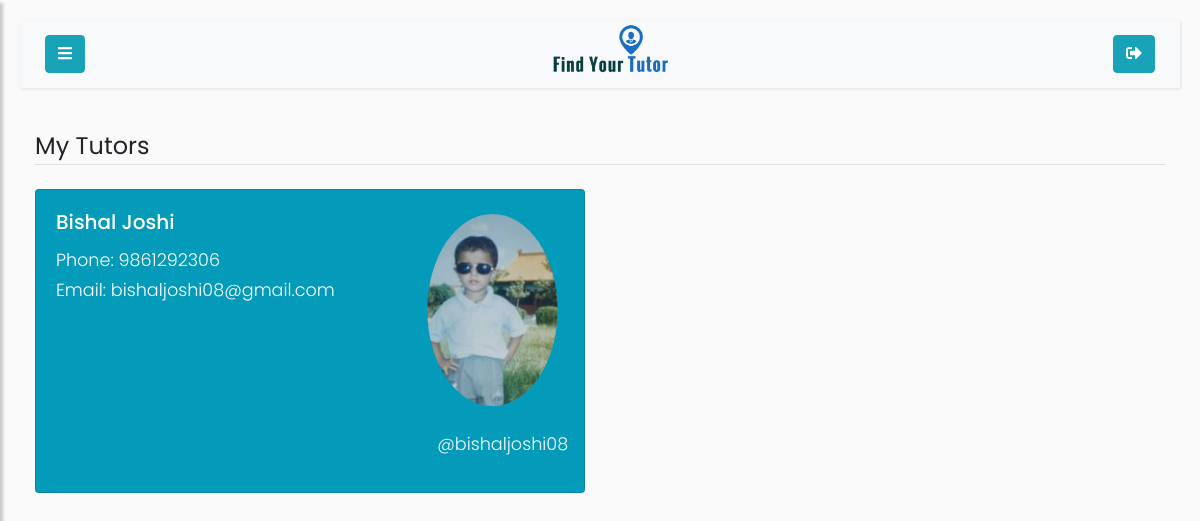
The page /student/my-tutors (signed in) on the database its author committed.
### app/models.py (models this page shows, shortened)
class User(UserMixin, db.Model):
    id = db.Column(db.Integer, primary_key=True)
    username = db.Column(db.String(64), index=True, unique=True)
    email = db.Column(db.String(64), index=True, unique=True)
    hash_password = db.Column(db.String(120))
    role = db.Column(db.String(7), index=True)
    confirmed_account = db.Column(db.Boolean, default=False)
    student = db.relationship('Student', backref='base', uselist=False, cascade="all, delete")
    tutor = db.relationship('Tutor', backref='base', uselist=False, cascade="all, delete")
    location = db.relationship('Location', backref='User', uselist=False, cascade="all, delete")
    mycourse = db.relationship('Mycourse', backref='User', cascade="all, delete")
    followed = db.relationship(
        'User',secondary=followers,
        primaryjoin=(followers.c.follower_id==id),
        secondaryjoin=(followers.c.followed_id==id),
        backref=db.backref('followers', lazy='dynamic'), lazy='dynamic'
    )

class Tutor(db.Model):
    phone = db.Column(db.String(10))
    user_id = db.Column(db.Integer, db.ForeignKey('user.id'), primary_key = True,)
    full_name = db.Column(db.String(64))
    state = db.Column(db.String(64))
    district = db.Column(db.String(64))
    municipality = db.Column(db.String(64))
    ward_no = db.Column(db.Integer)
    date_of_birth = db.Column(db.String(64))
    profile_pic = db.Column(db.String(255))
    description = db.Column(db.String(250))
    account_verification_status = db.Column(db.Boolean, default=False)
    experience = db.relationship('Experience', backref='Tutor', uselist=True ,cascade="all, delete")
    qualification = db.relationship('Qualification', backref='Tutor', uselist=True ,cascade="all, delete")
    achievement = db.relationship('Achievement', backref='Tutor', uselist=True ,cascade="all, delete")

### app/routes.py (the view)
@app.route('/student/my-tutors', methods=['POST', 'GET'])
@login_required
def student_followed_tutors():
    if current_user.is_authenticated and current_user.role == 'admin':
        return redirect('/admin')
    user = User.query.filter_by(username=current_user.username).first()
    followed_tutors=user.followed.all()
    if user.username == current_user.username and not is_tutor(user):
        student = Student.query.filter_by(user_id=user.id).first()
        return render_template('my-tutors.html', profilepic= fetch_profile_pic(student), user=user, followed_tutors=followed_tutors)
    elif user.username == current_user.username and is_tutor(user):
        return redirect(url_for('tutor_followers'))

### app/models.py (called while the page is built)
@login_manager.user_loader
def load_user(id):
    return User.query.get(int(id))

### app/routes.py (called while the page is built)
def is_tutor(user):
    if user.role == 'tutor':
        return True
    elif user.role == 'student':
        return False
    elif user.role == 'admin':
        return False

def fetch_default_profile_pic(user_obj):
    if isinstance(user_obj, Tutor):
        return url_for('static', filename='profile_pics/tutor.jpg')
    else:
        return url_for('static', filename='profile_pics/student.jpg')

def fetch_profile_pic(user_obj):
    try:
        pic_name_from_db = getattr(user_obj, 'profile_pic')
        picture_path = os.path.join(app.root_path, 'static/profile_pics')
        if pic_name_from_db in os.listdir(picture_path):
            profile_pic = url_for('static',filename='profile_pics/' + pic_name_from_db)
            return profile_pic
        return fetch_default_profile_pic(user_obj)
    except:
        return fetch_default_profile_pic(user_obj)

### app/templates/my-tutors.html (shortened to what this page needs)
{% extends 'student.html' %}
{% block content %}
    <div class="container-fluid">
        <legend class="border-bottom mb-4">My Tutors</legend>
        <div class="row equal">
            {% for followed_tutor in followed_tutors %}
                <div class="col-md-6 mb-3 ">
                    <div class="card h-100" >
                        <div class="row flex-column-reverse flex-sm-row">
                            <div class="col-md-8" ">
                                <div class="card-body">
                                    <h5 class="card-title" >
                                        <a href="{{ url_for('profile', username=followed_tutor.username) }}">
                                            {{ followed_tutor.tutor.full_name or 'N/A'}}
                                        </a>
                                    </h5>
                                    <p class="card-text">
                                        Phone: {{ followed_tutor.tutor.phone or 'n/a'}}
                                        <br>
                                        Email:
                                        {{ followed_tutor.email or 'n/a'}}
                                    </p>
                                </div>
                            </div>
                            <div class="col-md-4 img-responsive mx-auto d-block" style="margin:auto;text-align:center">
                                {% if followed_tutor.tutor.profile_pic %}
                                <a href="{{ url_for('profile', username=followed_tutor.username)}}" data-toggle="tooltip" title="Click here!">
                                      <img src="{{url_for('static',filename='profile_pics/'+followed_tutor.tutor.profile_pic)}}" class="img-responsive rounded-circle img-fluid mx-auto d-block" id="tutor_profile_pic" >
                                </a>
                                {% else %}
                                <a href="{{ url_for('profile', username=followed_tutor.username)}}" data-toggle="tooltip" title="Click here!">
                                    <img src="{{url_for('static',filename='profile_pics/tutor.jpg')}}" class="img-responsive rounded-circle img-fluid mx-auto d-block" id="tutor_profile_pic" >
                                </a>
                                {% endif %}
                                <p class="text-light">
                                    @{{ followed_tutor.username }}
                                </p>
                            </div>
                        </div>
                    </div>
                </div>
            {% endfor %}
        </div>
    </div>
{% endblock %}

### rows shown on the page
User: tutor "Bishal Joshi", tutor "9861292306", email "bishaljoshi08@gmail.com", profile_pic (picture), username "bishaljoshi08"
